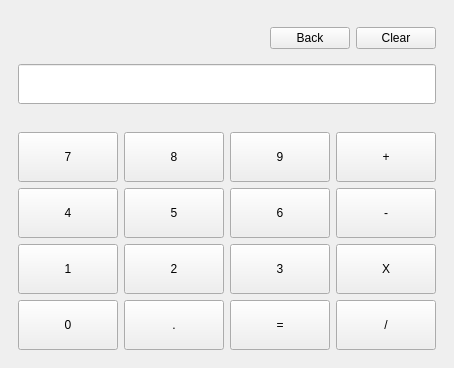
<?xml version="1.0" encoding="UTF-8"?>
<ui version="4.0">
 <class>MainWindow</class>
 <widget class="QMainWindow" name="MainWindow">
  <property name="geometry">
   <rect>
    <x>0</x>
    <y>0</y>
    <width>454</width>
    <height>368</height>
   </rect>
  </property>
  <property name="minimumSize">
   <size>
    <width>454</width>
    <height>368</height>
   </size>
  </property>
  <property name="maximumSize">
   <size>
    <width>454</width>
    <height>368</height>
   </size>
  </property>
  <property name="windowTitle">
   <string>Python Calucator - VFX Pipeline</string>
  </property>
  <property name="styleSheet">
   <string notr="true">QToolTip
{
    border: 1px solid #76797C;
    background-color: rgb(90, 102, 117);;
    color: white;
    padding: 5px;
    opacity: 200;
}

QWidget
{
    color: #eff0f1;
    background-color: #31363b;
    selection-background-color:#3daee9;
    selection-color: #eff0f1;
    background-clip: border;
    border-image: none;
    border: 0px transparent black;
    outline: 0;
}

QWidget:item:hover
{
    background-color: #3daee9;
    color: #eff0f1;
}

QWidget:item:selected
{
    background-color: #3daee9;
}

QCheckBox
{
    spacing: 5px;
    outline: none;
    color: #eff0f1;
    margin-bottom: 2px;
}

QCheckBox:disabled
{
    color: #76797C;
}

QCheckBox::indicator,
QGroupBox::indicator
{
    width: 18px;
    height: 18px;
}
QGroupBox::indicator
{
    margin-left: 2px;
}

QCheckBox::indicator:unchecked
{
    image: url(:/qss_icons/rc/checkbox_unchecked.png);
}

QCheckBox::indicator:unchecked:hover,
QCheckBox::indicator:unchecked:focus,
QCheckBox::indicator:unchecked:pressed,
QGroupBox::indicator:unchecked:hover,
QGroupBox::indicator:unchecked:focus,
QGroupBox::indicator:unchecked:pressed
{
  border: none;
    image: url(:/qss_icons/rc/checkbox_unchecked_focus.png);
}

QCheckBox::indicator:checked
{
    image: url(:/qss_icons/rc/checkbox_checked.png);
}

QCheckBox::indicator:checked:hover,
QCheckBox::indicator:checked:focus,
QCheckBox::indicator:checked:pressed,
QGroupBox::indicator:checked:hover,
QGroupBox::indicator:checked:focus,
QGroupBox::indicator:checked:pressed
{
  border: none;
    image: url(:/qss_icons/rc/checkbox_checked_focus.png);
}


QCheckBox::indicator:indeterminate
{
    image: url(:/qss_icons/rc/checkbox_indeterminate.png);
}

QCheckBox::indicator:indeterminate:focus,
QCheckBox::indicator:indeterminate:hover,
QCheckBox::indicator:indeterminate:pressed
{
    image: url(:/qss_icons/rc/checkbox_indeterminate_focus.png);
}

QCheckBox::indicator:checked:disabled,
QGroupBox::indicator:checked:disabled
{
    image: url(:/qss_icons/rc/checkbox_checked_disabled.png);
}

QCheckBox::indicator:unchecked:disabled,
QGroupBox::indicator:unchecked:disabled
{
    image: url(:/qss_icons/rc/checkbox_unchecked_disabled.png);
}

QRadioButton
{
    spacing: 5px;
    outline: none;
    color: #eff0f1;
    margin-bottom: 2px;
}

QRadioButton:disabled
{
    color: #76797C;
}
QRadioButton::indicator
{
    width: 21px;
    height: 21px;
}

QRadioButton::indicator:unchecked
{
    image: url(:/qss_icons/rc/radio_unchecked.png);
}


QRadioButton::indicator:unchecked:hover,
QRadioButton::indicator:unchecked:focus,
QRadioButton::indicator:unchecked:pressed
{
    border: none;
    outline: none;
    image: url(:/qss_icons/rc/radio_unchecked_focus.png);
}

QRadioButton::indicator:checked
{
    border: none;
    outline: none;
    image: url(:/qss_icons/rc/radio_checked.png);
}

QRadioButton::indicator:checked:hover,
QRadioButton::indicator:checked:focus,
QRadioButton::indicator:checked:pressed
{
    border: none;
    outline: none;
    image: url(:/qss_icons/rc/radio_checked_focus.png);
}

QRadioButton::indicator:checked:disabled
{
    outline: none;
    image: url(:/qss_icons/rc/radio_checked_disabled.png);
}

QRadioButton::indicator:unchecked:disabled
{
    image: url(:/qss_icons/rc/radio_unchecked_disabled.png);
}


QMenuBar
{
    background-color: #31363b;
    color: #eff0f1;
}

QMenuBar::item
{
    background: transparent;
}

QMenuBar::item:selected
{
    background: transparent;
    border: 1px solid #76797C;
}

QMenuBar::item:pressed
{
    border: 1px solid #76797C;
    background-color: #3daee9;
    color: #eff0f1;
    margin-bottom:-1px;
    padding-bottom:1px;
}

QMenu
{
    border: 1px solid #76797C;
    color: #eff0f1;
    margin: 2px;
}

QMenu::icon
{
    margin: 5px;
}

QMenu::item
{
    padding: 5px 30px 5px 30px;
    margin-left: 5px;
    border: 1px solid transparent; /* reserve space for selection border */
}

QMenu::item:selected
{
    color: #eff0f1;
}

QMenu::separator {
    height: 2px;
    background: lightblue;
    margin-left: 10px;
    margin-right: 5px;
}

QMenu::indicator {
    width: 18px;
    height: 18px;
}

/* non-exclusive indicator = check box style indicator
   (see QActionGroup::setExclusive) */
QMenu::indicator:non-exclusive:unchecked {
    image: url(:/qss_icons/rc/checkbox_unchecked.png);
}

QMenu::indicator:non-exclusive:unchecked:selected {
    image: url(:/qss_icons/rc/checkbox_unchecked_disabled.png);
}

QMenu::indicator:non-exclusive:checked {
    image: url(:/qss_icons/rc/checkbox_checked.png);
}

QMenu::indicator:non-exclusive:checked:selected {
    image: url(:/qss_icons/rc/checkbox_checked_disabled.png);
}

/* exclusive indicator = radio button style indicator (see QActionGroup::setExclusive) */
QMenu::indicator:exclusive:unchecked {
    image: url(:/qss_icons/rc/radio_unchecked.png);
}

QMenu::indicator:exclusive:unchecked:selected {
    image: url(:/qss_icons/rc/radio_unchecked_disabled.png);
}

QMenu::indicator:exclusive:checked {
    image: url(:/qss_icons/rc/radio_checked.png);
}

QMenu::indicator:exclusive:checked:selected {
    image: url(:/qss_icons/rc/radio_checked_disabled.png);
}

QMenu::right-arrow {
    margin: 5px;
    image: url(:/qss_icons/rc/right_arrow.png)
}


QWidget:disabled
{
    color: #454545;
    background-color: #31363b;
}

QAbstractItemView
{
    alternate-background-color: #31363b;
    color: #eff0f1;
    border: 1px solid 3A3939;
    border-radius: 2px;
}

QWidget:focus, QMenuBar:focus
{
    border: 1px solid #3daee9;
}

QTabWidget:focus, QCheckBox:focus, QRadioButton:focus, QSlider:focus
{
    border: none;
}

QLineEdit
{
    background-color: #232629;
    padding: 5px;
    border-style: solid;
    border: 1px solid #76797C;
    border-radius: 2px;
    color: #eff0f1;
}

QGroupBox {
    border:1px solid #76797C;
    border-radius: 2px;
    margin-top: 20px;
}

QGroupBox::title {
    subcontrol-origin: margin;
    subcontrol-position: top center;
    padding-left: 10px;
    padding-right: 10px;
    padding-top: 10px;
}

QAbstractScrollArea
{
    border-radius: 2px;
    border: 1px solid #76797C;
    background-color: transparent;
}

QScrollBar:horizontal
{
    height: 15px;
    margin: 3px 15px 3px 15px;
    border: 1px transparent #2A2929;
    border-radius: 4px;
    background-color: #2A2929;
}

QScrollBar::handle:horizontal
{
    background-color: #605F5F;
    min-width: 5px;
    border-radius: 4px;
}

QScrollBar::add-line:horizontal
{
    margin: 0px 3px 0px 3px;
    border-image: url(:/qss_icons/rc/right_arrow_disabled.png);
    width: 10px;
    height: 10px;
    subcontrol-position: right;
    subcontrol-origin: margin;
}

QScrollBar::sub-line:horizontal
{
    margin: 0px 3px 0px 3px;
    border-image: url(:/qss_icons/rc/left_arrow_disabled.png);
    height: 10px;
    width: 10px;
    subcontrol-position: left;
    subcontrol-origin: margin;
}

QScrollBar::add-line:horizontal:hover,QScrollBar::add-line:horizontal:on
{
    border-image: url(:/qss_icons/rc/right_arrow.png);
    height: 10px;
    width: 10px;
    subcontrol-position: right;
    subcontrol-origin: margin;
}


QScrollBar::sub-line:horizontal:hover, QScrollBar::sub-line:horizontal:on
{
    border-image: url(:/qss_icons/rc/left_arrow.png);
    height: 10px;
    width: 10px;
    subcontrol-position: left;
    subcontrol-origin: margin;
}

QScrollBar::up-arrow:horizontal, QScrollBar::down-arrow:horizontal
{
    background: none;
}


QScrollBar::add-page:horizontal, QScrollBar::sub-page:horizontal
{
    background: none;
}

QScrollBar:vertical
{
    background-color: #2A2929;
    width: 15px;
    margin: 15px 3px 15px 3px;
    border: 1px transparent #2A2929;
    border-radius: 4px;
}

QScrollBar::handle:vertical
{
    background-color: #605F5F;
    min-height: 5px;
    border-radius: 4px;
}

QScrollBar::sub-line:vertical
{
    margin: 3px 0px 3px 0px;
    border-image: url(:/qss_icons/rc/up_arrow_disabled.png);
    height: 10px;
    width: 10px;
    subcontrol-position: top;
    subcontrol-origin: margin;
}

QScrollBar::add-line:vertical
{
    margin: 3px 0px 3px 0px;
    border-image: url(:/qss_icons/rc/down_arrow_disabled.png);
    height: 10px;
    width: 10px;
    subcontrol-position: bottom;
    subcontrol-origin: margin;
}

QScrollBar::sub-line:vertical:hover,QScrollBar::sub-line:vertical:on
{

    border-image: url(:/qss_icons/rc/up_arrow.png);
    height: 10px;
    width: 10px;
    subcontrol-position: top;
    subcontrol-origin: margin;
}


QScrollBar::add-line:vertical:hover, QScrollBar::add-line:vertical:on
{
    border-image: url(:/qss_icons/rc/down_arrow.png);
    height: 10px;
    width: 10px;
    subcontrol-position: bottom;
    subcontrol-origin: margin;
}

QScrollBar::up-arrow:vertical, QScrollBar::down-arrow:vertical
{
    background: none;
}


QScrollBar::add-page:vertical, QScrollBar::sub-page:vertical
{
    background: none;
}

QTextEdit
{
    background-color: #232629;
    color: #eff0f1;
    border: 1px solid #76797C;
}

QPlainTextEdit
{
    background-color: #232629;;
    color: #eff0f1;
    border-radius: 2px;
    border: 1px solid #76797C;
}

QHeaderView::section
{
    background-color: #76797C;
    color: #eff0f1;
    padding: 5px;
    border: 1px solid #76797C;
}

QSizeGrip {
    image: url(:/qss_icons/rc/sizegrip.png);
    width: 12px;
    height: 12px;
}


QMainWindow::separator
{
    background-color: #31363b;
    color: white;
    padding-left: 4px;
    spacing: 2px;
    border: 1px dashed #76797C;
}

QMainWindow::separator:hover
{

    background-color: #787876;
    color: white;
    padding-left: 4px;
    border: 1px solid #76797C;
    spacing: 2px;
}


QMenu::separator
{
    height: 1px;
    background-color: #76797C;
    color: white;
    padding-left: 4px;
    margin-left: 10px;
    margin-right: 5px;
}


QFrame
{
    border-radius: 2px;
    border: 1px solid #76797C;
}

QFrame[frameShape=&quot;0&quot;]
{
    border-radius: 2px;
    border: 1px transparent #76797C;
}

QStackedWidget
{
    border: 1px transparent black;
}

QToolBar {
    border: 1px transparent #393838;
    background: 1px solid #31363b;
    font-weight: bold;
}

QToolBar::handle:horizontal {
    image: url(:/qss_icons/rc/Hmovetoolbar.png);
}
QToolBar::handle:vertical {
    image: url(:/qss_icons/rc/Vmovetoolbar.png);
}
QToolBar::separator:horizontal {
    image: url(:/qss_icons/rc/Hsepartoolbar.png);
}
QToolBar::separator:vertical {
    image: url(:/qss_icons/rc/Vsepartoolbar.png);
}
QToolButton#qt_toolbar_ext_button {
    background: #58595a
}

QPushButton
{
    color: #eff0f1;
    background-color: #31363b;
    border-width: 1px;
    border-color: #76797C;
    border-style: solid;
    padding: 5px;
    border-radius: 2px;
    outline: none;
}

QPushButton:disabled
{
    background-color: #31363b;
    border-width: 1px;
    border-color: #454545;
    border-style: solid;
    padding-top: 5px;
    padding-bottom: 5px;
    padding-left: 10px;
    padding-right: 10px;
    border-radius: 2px;
    color: #454545;
}

QPushButton:focus {
    background-color: #3daee9;
    color: white;
}

QPushButton:pressed
{
    background-color: #3daee9;
    padding-top: -15px;
    padding-bottom: -17px;
}

QComboBox
{
    selection-background-color: #3daee9;
    border-style: solid;
    border: 1px solid #76797C;
    border-radius: 2px;
    padding: 5px;
    min-width: 75px;
}

QPushButton:checked{
    background-color: #76797C;
    border-color: #6A6969;
}

QComboBox:hover,QPushButton:hover,QAbstractSpinBox:hover,QLineEdit:hover,QTextEdit:hover,QPlainTextEdit:hover,QAbstractView:hover,QTreeView:hover
{
    border: 1px solid #3daee9;
    color: #eff0f1;
}

QComboBox:on
{
    padding-top: 3px;
    padding-left: 4px;
    selection-background-color: #4a4a4a;
}

QComboBox QAbstractItemView
{
    background-color: #232629;
    border-radius: 2px;
    border: 1px solid #76797C;
    selection-background-color: #3daee9;
}

QComboBox::drop-down
{
    subcontrol-origin: padding;
    subcontrol-position: top right;
    width: 15px;

    border-left-width: 0px;
    border-left-color: darkgray;
    border-left-style: solid;
    border-top-right-radius: 3px;
    border-bottom-right-radius: 3px;
}

QComboBox::down-arrow
{
    image: url(:/qss_icons/rc/down_arrow_disabled.png);
}

QComboBox::down-arrow:on, QComboBox::down-arrow:hover,
QComboBox::down-arrow:focus
{
    image: url(:/qss_icons/rc/down_arrow.png);
}

QAbstractSpinBox {
    padding: 5px;
    border: 1px solid #76797C;
    background-color: #232629;
    color: #eff0f1;
    border-radius: 2px;
    min-width: 75px;
}

QAbstractSpinBox:up-button
{
    background-color: transparent;
    subcontrol-origin: border;
    subcontrol-position: center right;
}

QAbstractSpinBox:down-button
{
    background-color: transparent;
    subcontrol-origin: border;
    subcontrol-position: center left;
}

QAbstractSpinBox::up-arrow,QAbstractSpinBox::up-arrow:disabled,QAbstractSpinBox::up-arrow:off {
    image: url(:/qss_icons/rc/up_arrow_disabled.png);
    width: 10px;
    height: 10px;
}
QAbstractSpinBox::up-arrow:hover
{
    image: url(:/qss_icons/rc/up_arrow.png);
}


QAbstractSpinBox::down-arrow,QAbstractSpinBox::down-arrow:disabled,QAbstractSpinBox::down-arrow:off
{
    image: url(:/qss_icons/rc/down_arrow_disabled.png);
    width: 10px;
    height: 10px;
}
QAbstractSpinBox::down-arrow:hover
{
    image: url(:/qss_icons/rc/down_arrow.png);
}


QLabel
{
    border: 0px solid black;
}

QTabWidget{
    border: 0px transparent black;
}

QTabWidget::pane {
    border: 1px solid #76797C;
    padding: 5px;
    margin: 0px;
}

QTabBar
{
    qproperty-drawBase: 0;
    left: 5px; /* move to the right by 5px */
    border-radius: 3px;
}

QTabBar:focus
{
    border: 0px transparent black;
}

QTabBar::close-button  {
    image: url(:/qss_icons/rc/close.png);
    background: transparent;
}

QTabBar::close-button:hover
{
    image: url(:/qss_icons/rc/close-hover.png);
    background: transparent;
}

QTabBar::close-button:pressed {
    image: url(:/qss_icons/rc/close-pressed.png);
    background: transparent;
}

/* TOP TABS */
QTabBar::tab:top {
    color: #eff0f1;
    border: 1px solid #76797C;
    border-bottom: 1px transparent black;
    background-color: #31363b;
    padding: 5px;
    min-width: 50px;
    border-top-left-radius: 2px;
    border-top-right-radius: 2px;
}

QTabBar::tab:top:!selected
{
    color: #eff0f1;
    background-color: #54575B;
    border: 1px solid #76797C;
    border-bottom: 1px transparent black;
    border-top-left-radius: 2px;
    border-top-right-radius: 2px;    
}

QTabBar::tab:top:!selected:hover {
    background-color: #3daee9;
}

/* BOTTOM TABS */
QTabBar::tab:bottom {
    color: #eff0f1;
    border: 1px solid #76797C;
    border-top: 1px transparent black;
    background-color: #31363b;
    padding: 5px;
    border-bottom-left-radius: 2px;
    border-bottom-right-radius: 2px;
    min-width: 50px;
}

QTabBar::tab:bottom:!selected
{
    color: #eff0f1;
    background-color: #54575B;
    border: 1px solid #76797C;
    border-top: 1px transparent black;
    border-bottom-left-radius: 2px;
    border-bottom-right-radius: 2px;
}

QTabBar::tab:bottom:!selected:hover {
    background-color: #3daee9;
}

/* LEFT TABS */
QTabBar::tab:left {
    color: #eff0f1;
    border: 1px solid #76797C;
    border-left: 1px transparent black;
    background-color: #31363b;
    padding: 5px;
    border-top-right-radius: 2px;
    border-bottom-right-radius: 2px;
    min-height: 50px;
}

QTabBar::tab:left:!selected
{
    color: #eff0f1;
    background-color: #54575B;
    border: 1px solid #76797C;
    border-left: 1px transparent black;
    border-top-right-radius: 2px;
    border-bottom-right-radius: 2px;
}

QTabBar::tab:left:!selected:hover {
    background-color: #3daee9;
}


/* RIGHT TABS */
QTabBar::tab:right {
    color: #eff0f1;
    border: 1px solid #76797C;
    border-right: 1px transparent black;
    background-color: #31363b;
    padding: 5px;
    border-top-left-radius: 2px;
    border-bottom-left-radius: 2px;
    min-height: 50px;
}

QTabBar::tab:right:!selected
{
    color: #eff0f1;
    background-color: #54575B;
    border: 1px solid #76797C;
    border-right: 1px transparent black;
    border-top-left-radius: 2px;
    border-bottom-left-radius: 2px;
}

QTabBar::tab:right:!selected:hover {
    background-color: #3daee9;
}

QTabBar QToolButton::right-arrow:enabled {
     image: url(:/qss_icons/rc/right_arrow.png);
 }

 QTabBar QToolButton::left-arrow:enabled {
     image: url(:/qss_icons/rc/left_arrow.png);
 }

QTabBar QToolButton::right-arrow:disabled {
     image: url(:/qss_icons/rc/right_arrow_disabled.png);
 }

 QTabBar QToolButton::left-arrow:disabled {
     image: url(:/qss_icons/rc/left_arrow_disabled.png);
 }


QDockWidget {
    background: #31363b;
    border: 1px solid #403F3F;
    titlebar-close-icon: url(:/qss_icons/rc/close.png);
    titlebar-normal-icon: url(:/qss_icons/rc/undock.png);
}

QDockWidget::close-button, QDockWidget::float-button {
    border: 1px solid transparent;
    border-radius: 2px;
    background: transparent;
}

QDockWidget::close-button:hover, QDockWidget::float-button:hover {
    background: rgba(255, 255, 255, 10);
}

QDockWidget::close-button:pressed, QDockWidget::float-button:pressed {
    padding: 1px -1px -1px 1px;
    background: rgba(255, 255, 255, 10);
}

QTreeView, QListView
{
    border: 1px solid #76797C;
    background-color: #232629;
}

QTreeView:branch:selected, QTreeView:branch:hover
{
    background: url(:/qss_icons/rc/transparent.png);
}

QTreeView::branch:has-siblings:!adjoins-item {
    border-image: url(:/qss_icons/rc/transparent.png);
}

QTreeView::branch:has-siblings:adjoins-item {
    border-image: url(:/qss_icons/rc/transparent.png);
}

QTreeView::branch:!has-children:!has-siblings:adjoins-item {
    border-image: url(:/qss_icons/rc/transparent.png);
}

QTreeView::branch:has-children:!has-siblings:closed,
QTreeView::branch:closed:has-children:has-siblings {
    image: url(:/qss_icons/rc/branch_closed.png);
}

QTreeView::branch:open:has-children:!has-siblings,
QTreeView::branch:open:has-children:has-siblings  {
    image: url(:/qss_icons/rc/branch_open.png);
}

QTreeView::branch:has-children:!has-siblings:closed:hover,
QTreeView::branch:closed:has-children:has-siblings:hover {
    image: url(:/qss_icons/rc/branch_closed-on.png);
    }

QTreeView::branch:open:has-children:!has-siblings:hover,
QTreeView::branch:open:has-children:has-siblings:hover  {
    image: url(:/qss_icons/rc/branch_open-on.png);
    }

QListView::item:!selected:hover, QTreeView::item:!selected:hover  {
    background: rgba(167,218,245, 0.3);
    outline: 0;
    color: #eff0f1
}

QListView::item:selected:hover, QTreeView::item:selected:hover  {
    background: #3daee9;
    color: #eff0f1;
}

QSlider::groove:horizontal {
    border: 1px solid #565a5e;
    height: 4px;
    background: #565a5e;
    margin: 0px;
    border-radius: 2px;
}

QSlider::handle:horizontal {
    background: #232629;
    border: 1px solid #565a5e;
    width: 16px;
    height: 16px;
    margin: -8px 0;
    border-radius: 9px;
}

QSlider::groove:vertical {
    border: 1px solid #565a5e;
    width: 4px;
    background: #565a5e;
    margin: 0px;
    border-radius: 3px;
}

QSlider::handle:vertical {
    background: #232629;
    border: 1px solid #565a5e;
    width: 16px;
    height: 16px;
    margin: 0 -8px;
    border-radius: 9px;
}

QToolButton {
    background-color: transparent;
    border: 1px transparent #76797C;
    border-radius: 2px;
    margin: 3px;
    padding: 5px;
}

QToolButton[popupMode=&quot;1&quot;] { /* only for MenuButtonPopup */
 padding-right: 20px; /* make way for the popup button */
 border: 1px #76797C;
 border-radius: 5px;
}

QToolButton[popupMode=&quot;2&quot;] { /* only for InstantPopup */
 padding-right: 10px; /* make way for the popup button */
 border: 1px #76797C;
}


QToolButton:hover, QToolButton::menu-button:hover {
    background-color: transparent;
    border: 1px solid #3daee9;
    padding: 5px;
}

QToolButton:checked, QToolButton:pressed,
        QToolButton::menu-button:pressed {
    background-color: #3daee9;
    border: 1px solid #3daee9;
    padding: 5px;
}

/* the subcontrol below is used only in the InstantPopup or DelayedPopup mode */
QToolButton::menu-indicator {
    image: url(:/qss_icons/rc/down_arrow.png);
    top: -7px; left: -2px; /* shift it a bit */
}

/* the subcontrols below are used only in the MenuButtonPopup mode */
QToolButton::menu-button {
    border: 1px transparent #76797C;
    border-top-right-radius: 6px;
    border-bottom-right-radius: 6px;
    /* 16px width + 4px for border = 20px allocated above */
    width: 16px;
    outline: none;
}

QToolButton::menu-arrow {
    image: url(:/qss_icons/rc/down_arrow.png);
}

QToolButton::menu-arrow:open {
    border: 1px solid #76797C;
}

QPushButton::menu-indicator  {
    subcontrol-origin: padding;
    subcontrol-position: bottom right;
    left: 8px;
}

QTableView
{
    border: 1px solid #76797C;
    gridline-color: #31363b;
    background-color: #232629;
}


QTableView, QHeaderView
{
    border-radius: 0px;
}

QTableView::item:pressed, QListView::item:pressed, QTreeView::item:pressed  {
    background: #3daee9;
    color: #eff0f1;
}

QTableView::item:selected:active, QTreeView::item:selected:active, QListView::item:selected:active  {
    background: #3daee9;
    color: #eff0f1;
}


QHeaderView
{
    background-color: #31363b;
    border: 1px transparent;
    border-radius: 0px;
    margin: 0px;
    padding: 0px;

}

QHeaderView::section  {
    background-color: #31363b;
    color: #eff0f1;
    padding: 5px;
    border: 1px solid #76797C;
    border-radius: 0px;
    text-align: center;
}

QHeaderView::section::vertical::first, QHeaderView::section::vertical::only-one
{
    border-top: 1px solid #76797C;
}

QHeaderView::section::vertical
{
    border-top: transparent;
}

QHeaderView::section::horizontal::first, QHeaderView::section::horizontal::only-one
{
    border-left: 1px solid #76797C;
}

QHeaderView::section::horizontal
{
    border-left: transparent;
}


QHeaderView::section:checked
 {
    color: white;
    background-color: #334e5e;
 }

 /* style the sort indicator */
QHeaderView::down-arrow {
    image: url(:/qss_icons/rc/down_arrow.png);
}

QHeaderView::up-arrow {
    image: url(:/qss_icons/rc/up_arrow.png);
}


QTableCornerButton::section {
    background-color: #31363b;
    border: 1px transparent #76797C;
    border-radius: 0px;
}

QToolBox  {
    padding: 5px;
    border: 1px transparent black;
}

QToolBox::tab {
    color: #eff0f1;
    background-color: #31363b;
    border: 1px solid #76797C;
    border-bottom: 1px transparent #31363b;
    border-top-left-radius: 5px;
    border-top-right-radius: 5px;
}

QToolBox::tab:selected { /* italicize selected tabs */
    font: italic;
    background-color: #31363b;
    border-color: #3daee9;
 }

QStatusBar::item {
    border: 0px transparent dark;
 }


QFrame[height=&quot;3&quot;], QFrame[width=&quot;3&quot;] {
    background-color: #76797C;
}


QSplitter::handle {
    border: 1px dashed #76797C;
}

QSplitter::handle:hover {
    background-color: #787876;
    border: 1px solid #76797C;
}

QSplitter::handle:horizontal {
    width: 1px;
}

QSplitter::handle:vertical {
    height: 1px;
}

QProgressBar {
    border: 1px solid #76797C;
    border-radius: 5px;
    text-align: center;
}

QProgressBar::chunk {
    background-color: #05B8CC;
}

QDateEdit
{
    selection-background-color: #3daee9;
    border-style: solid;
    border: 1px solid #3375A3;
    border-radius: 2px;
    padding: 1px;
    min-width: 75px;
}

QDateEdit:on
{
    padding-top: 3px;
    padding-left: 4px;
    selection-background-color: #4a4a4a;
}

QDateEdit QAbstractItemView
{
    background-color: #232629;
    border-radius: 2px;
    border: 1px solid #3375A3;
    selection-background-color: #3daee9;
}

QDateEdit::drop-down
{
    subcontrol-origin: padding;
    subcontrol-position: top right;
    width: 15px;
    border-left-width: 0px;
    border-left-color: darkgray;
    border-left-style: solid;
    border-top-right-radius: 3px;
    border-bottom-right-radius: 3px;
}

QDateEdit::down-arrow
{
    image: url(:/qss_icons/rc/down_arrow_disabled.png);
}

QDateEdit::down-arrow:on, QDateEdit::down-arrow:hover,
QDateEdit::down-arrow:focus
{
    image: url(:/qss_icons/rc/down_arrow.png);
}</string>
  </property>
  <widget class="QWidget" name="centralwidget">
   <layout class="QGridLayout" name="gridLayout">
    <item row="0" column="0">
     <widget class="QFrame" name="frame">
      <property name="frameShape">
       <enum>QFrame::NoFrame</enum>
      </property>
      <property name="frameShadow">
       <enum>QFrame::Plain</enum>
      </property>
      <layout class="QGridLayout" name="gridLayout_4">
       <property name="margin">
        <number>0</number>
       </property>
       <property name="spacing">
        <number>0</number>
       </property>
       <item row="0" column="0">
        <widget class="QFrame" name="TOP_FRAME">
         <property name="frameShape">
          <enum>QFrame::NoFrame</enum>
         </property>
         <property name="frameShadow">
          <enum>QFrame::Plain</enum>
         </property>
         <layout class="QGridLayout" name="gridLayout_3">
          <item row="0" column="0">
           <spacer name="horizontalSpacer">
            <property name="orientation">
             <enum>Qt::Horizontal</enum>
            </property>
            <property name="sizeHint" stdset="0">
             <size>
              <width>239</width>
              <height>20</height>
             </size>
            </property>
           </spacer>
          </item>
          <item row="0" column="1">
           <widget class="QPushButton" name="pb_back">
            <property name="minimumSize">
             <size>
              <width>80</width>
              <height>0</height>
             </size>
            </property>
            <property name="text">
             <string>Back</string>
            </property>
           </widget>
          </item>
          <item row="0" column="2">
           <widget class="QPushButton" name="pb_clear">
            <property name="minimumSize">
             <size>
              <width>80</width>
              <height>0</height>
             </size>
            </property>
            <property name="text">
             <string>Clear</string>
            </property>
           </widget>
          </item>
          <item row="1" column="0" colspan="3">
           <widget class="QLineEdit" name="screen_LE">
            <property name="minimumSize">
             <size>
              <width>0</width>
              <height>40</height>
             </size>
            </property>
           </widget>
          </item>
         </layout>
        </widget>
       </item>
       <item row="1" column="0">
        <widget class="QFrame" name="BOTTON_FRAME">
         <property name="frameShape">
          <enum>QFrame::NoFrame</enum>
         </property>
         <property name="frameShadow">
          <enum>QFrame::Plain</enum>
         </property>
         <layout class="QGridLayout" name="gridLayout_2">
          <item row="0" column="2">
           <widget class="QPushButton" name="pb_9">
            <property name="minimumSize">
             <size>
              <width>0</width>
              <height>50</height>
             </size>
            </property>
            <property name="text">
             <string>9</string>
            </property>
           </widget>
          </item>
          <item row="0" column="1">
           <widget class="QPushButton" name="pb_8">
            <property name="minimumSize">
             <size>
              <width>0</width>
              <height>50</height>
             </size>
            </property>
            <property name="text">
             <string>8</string>
            </property>
           </widget>
          </item>
          <item row="0" column="3">
           <widget class="QPushButton" name="pb_add">
            <property name="minimumSize">
             <size>
              <width>0</width>
              <height>50</height>
             </size>
            </property>
            <property name="text">
             <string>+</string>
            </property>
           </widget>
          </item>
          <item row="0" column="0">
           <widget class="QPushButton" name="pb_7">
            <property name="minimumSize">
             <size>
              <width>0</width>
              <height>50</height>
             </size>
            </property>
            <property name="text">
             <string>7</string>
            </property>
           </widget>
          </item>
          <item row="1" column="1">
           <widget class="QPushButton" name="pb_5">
            <property name="minimumSize">
             <size>
              <width>0</width>
              <height>50</height>
             </size>
            </property>
            <property name="text">
             <string>5</string>
            </property>
           </widget>
          </item>
          <item row="2" column="1">
           <widget class="QPushButton" name="pb_2">
            <property name="minimumSize">
             <size>
              <width>0</width>
              <height>50</height>
             </size>
            </property>
            <property name="text">
             <string>2</string>
            </property>
           </widget>
          </item>
          <item row="1" column="0">
           <widget class="QPushButton" name="pb_4">
            <property name="minimumSize">
             <size>
              <width>0</width>
              <height>50</height>
             </size>
            </property>
            <property name="text">
             <string>4</string>
            </property>
           </widget>
          </item>
          <item row="3" column="2">
           <widget class="QPushButton" name="pb_equal">
            <property name="minimumSize">
             <size>
              <width>0</width>
              <height>50</height>
             </size>
            </property>
            <property name="text">
             <string>=</string>
            </property>
           </widget>
          </item>
          <item row="1" column="3">
           <widget class="QPushButton" name="pb_minus">
            <property name="minimumSize">
             <size>
              <width>0</width>
              <height>50</height>
             </size>
            </property>
            <property name="text">
             <string>-</string>
            </property>
           </widget>
          </item>
          <item row="1" column="2">
           <widget class="QPushButton" name="pb_6">
            <property name="minimumSize">
             <size>
              <width>0</width>
              <height>50</height>
             </size>
            </property>
            <property name="text">
             <string>6</string>
            </property>
           </widget>
          </item>
          <item row="2" column="0">
           <widget class="QPushButton" name="pb_1">
            <property name="minimumSize">
             <size>
              <width>0</width>
              <height>50</height>
             </size>
            </property>
            <property name="text">
             <string>1</string>
            </property>
           </widget>
          </item>
          <item row="3" column="3">
           <widget class="QPushButton" name="pb_divide">
            <property name="minimumSize">
             <size>
              <width>0</width>
              <height>50</height>
             </size>
            </property>
            <property name="text">
             <string>/</string>
            </property>
           </widget>
          </item>
          <item row="3" column="1">
           <widget class="QPushButton" name="pb_dot">
            <property name="minimumSize">
             <size>
              <width>0</width>
              <height>50</height>
             </size>
            </property>
            <property name="text">
             <string>.</string>
            </property>
           </widget>
          </item>
          <item row="2" column="2">
           <widget class="QPushButton" name="pb_3">
            <property name="minimumSize">
             <size>
              <width>0</width>
              <height>50</height>
             </size>
            </property>
            <property name="text">
             <string>3</string>
            </property>
           </widget>
          </item>
          <item row="3" column="0">
           <widget class="QPushButton" name="pb_0">
            <property name="minimumSize">
             <size>
              <width>0</width>
              <height>50</height>
             </size>
            </property>
            <property name="text">
             <string>0</string>
            </property>
           </widget>
          </item>
          <item row="2" column="3">
           <widget class="QPushButton" name="pb_multiply">
            <property name="minimumSize">
             <size>
              <width>0</width>
              <height>50</height>
             </size>
            </property>
            <property name="text">
             <string>X</string>
            </property>
           </widget>
          </item>
         </layout>
        </widget>
       </item>
      </layout>
     </widget>
    </item>
   </layout>
  </widget>
  <widget class="QMenuBar" name="menubar">
   <property name="geometry">
    <rect>
     <x>0</x>
     <y>0</y>
     <width>454</width>
     <height>21</height>
    </rect>
   </property>
  </widget>
 </widget>
 <resources/>
 <connections/>
</ui>
